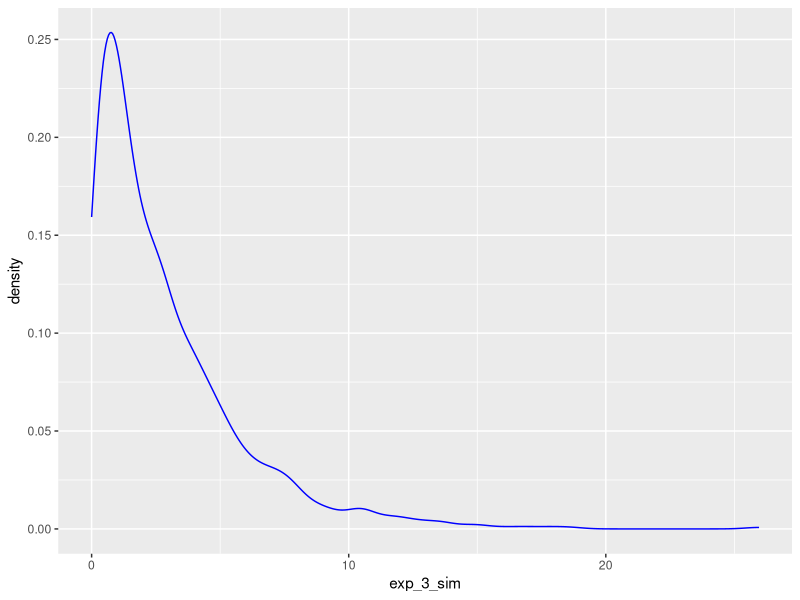
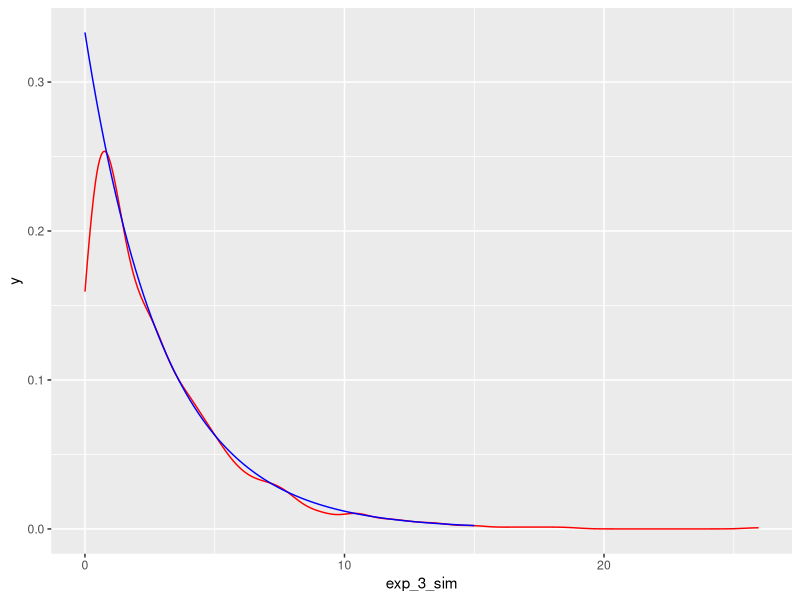
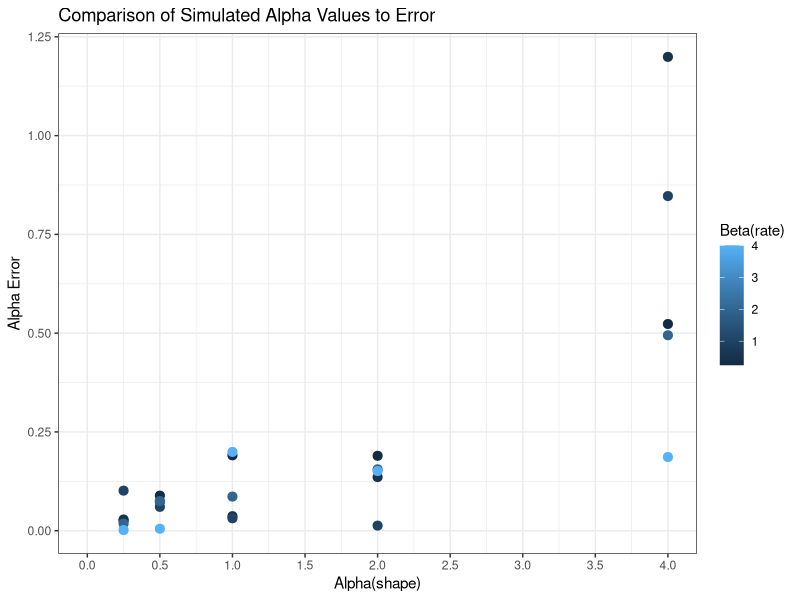
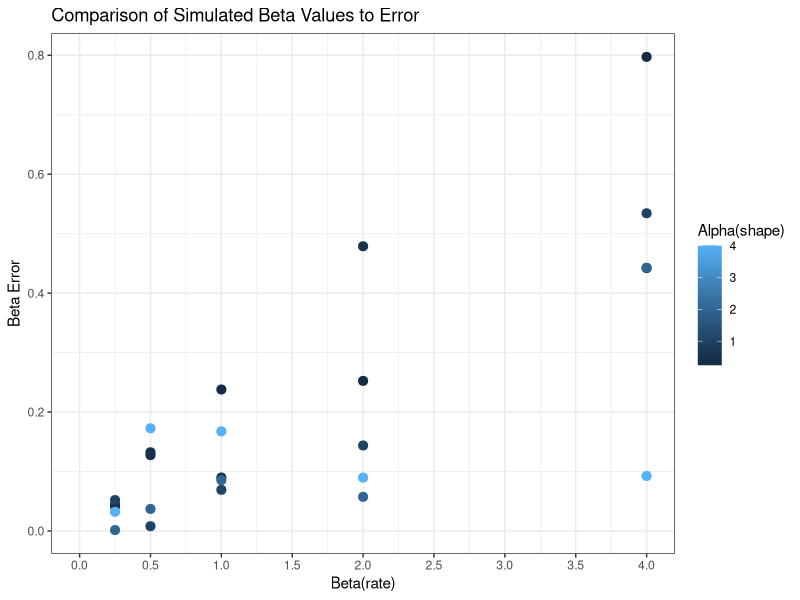
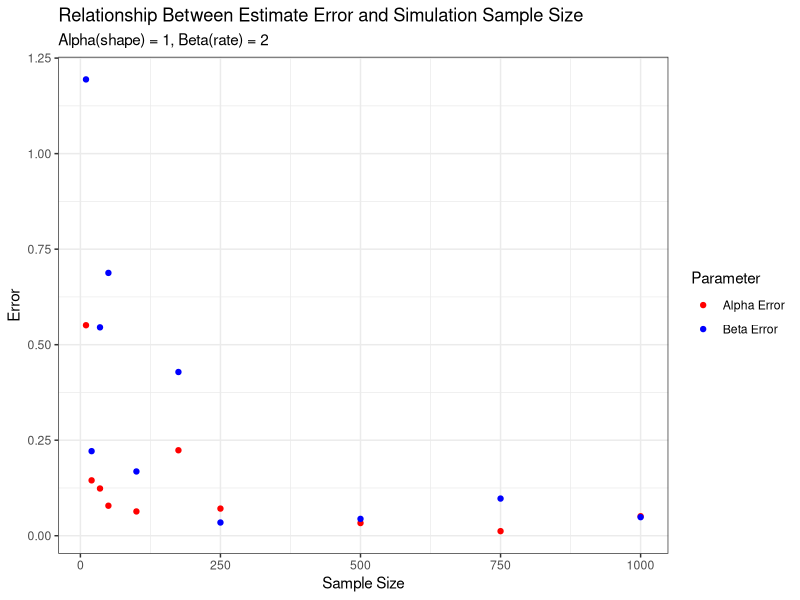

Here is the R script that generated these plots, in order:
## ---- chunk 1
library(tidyverse)
library(ggplot2)
library(MASS)
library(purrr)
## ---- chunk 2
set.seed(1202)
exp_3_sim <- rexp(1000, rate = 1/3)

exp_3_fn <- function(x){
  (3)*exp(3*-x)
}
exp_3 <- exp_3_fn(seq(0,25,0.1))

exp_3 <- dexp(seq(0,25,0.1), rate = 1/3)
## ---- chunk 3
ggplot() +
  geom_density(aes(x = exp_3_sim), color = "blue") 

ggplot() +
  geom_density(aes(x = exp_3_sim), color = "red") +
  stat_function(fun = dexp, 
                geom = "line",
                args = list(rate = 1/3),
                xlim = c(0, 15),
                color = "blue")

## ---- chunk 4
pexp(1, rate = 1/3, lower.tail = FALSE)
sum(exp_3_sim > 1) / 1000
## ---- chunk 5

gamma_est <- function(n = 1000, shape = 1, rate = 1){
  
  gamma_sim <- rgamma(n = n, shape = shape, rate = rate)
  fit_gamma <- fitdistr(gamma_sim, densfun = "gamma", 
                        start = list(shape = 0.00001, rate = 0.00001), lower = 0.0000001)
  est_a <- fit_gamma$estimate['shape'][[1]]
  est_b <- fit_gamma$estimate['rate'][[1]]
  
  results <- list(
    # alpha = shape,
    # beta = rate,
    alpha_hat = est_a,
    beta_hat = est_b,
    alpha_err = abs(shape - est_a),
    beta_err = abs(rate - est_b)
  )
  
  return(results)
}

gamma_est()

## ---- chunk 6
ab_grid <- expand.grid(
  alpha = c(0.25, 0.50, 1.00, 2.00, 4.00),
  beta = c(0.25, 0.50, 1.00, 2.00, 4.00)
)

set.seed(1202)
sim_results1 <- ab_grid %>% 
  mutate(sim_results = pmap(.l = list(alpha = alpha, beta = beta), 
                            .f = ~gamma_est(n= 100, shape = ..1, ..2))) %>% 
  unnest_wider(sim_results)

ggplot(data = sim_results1) +
  geom_point(aes(x = alpha, y = alpha_err, color = beta), size = 2.75) + 
  scale_x_continuous(limits = c(0,4), breaks = seq(0,4,0.5)) +
  labs(
    x = "Alpha(shape)",
    y = "Alpha Error",
    color = "Beta(rate)",
    title = "Comparison of Simulated Alpha Values to Error"
  ) +
  theme_bw()

ggplot(data = sim_results1) +
  geom_point(aes(x = beta, y = beta_err, color = alpha), size = 2.75) +
  scale_x_continuous(limits = c(0,4), breaks = seq(0,4,0.5)) +
  labs(
    x = "Beta(rate)",
    y = "Beta Error",
    color = "Alpha(shape)",
    title = "Comparison of Simulated Beta Values to Error"
  ) +
  theme_bw() 

## ---- chunk 7
set.seed(1202)
n_grid <- data.frame(
  alpha = rep(1, 10),
  beta = rep(2,10),
  n = c(10,20,35,50,100,175,250,500,750,1000)
) %>% 
  mutate(
    sim_results = pmap(.l = list(alpha = alpha, beta = beta, n = n),
                       .f = ~gamma_est(n = ..3, shape = ..1, rate = ..2))
  ) %>% 
  unnest_wider(sim_results)


ggplot(data = n_grid, aes(x = n)) +
  geom_point(aes(y = alpha_err, color = "Alpha Error")) +
  geom_point(aes(y = beta_err, color = "Beta Error")) +
  labs(
    title = "Relationship Between Estimate Error and Simulation Sample Size",
    subtitle = "Alpha(shape) = 1, Beta(rate) = 2",
    y = "Error",
    x = "Sample Size"
  ) +
  scale_color_manual(
    name = "Parameter",
    values = c("Alpha Error" = "red", "Beta Error" = "blue")
  ) +
  theme_bw()
  

